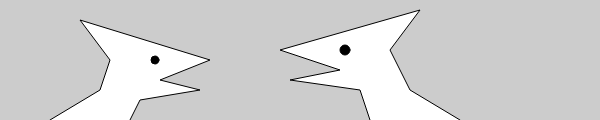
Frame 1 (no input)
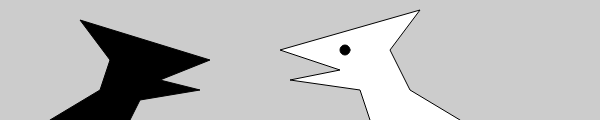
Frame 60 (no input)
Frame 120 (the mouse pressed at the canvas centre since frame 60): identical to frame 60, image omitted

The p5.js sketch that drew these frames (run headless with seeded random() and noise() and a simulated clock; from frame 60 on, the mouse is pressed at the canvas centre):

// p5.js sketch
// ── sketch.js
function setup() {
  createCanvas(600, 120);
}

function draw() {
  background(204);
  
  // Left creature
  beginShape();
  vertex(50, 120);
  vertex(100, 90);
  vertex(110, 60);
  vertex(80, 20);
  vertex(210, 60);
  vertex(160, 80);
  vertex(200, 90);
  vertex(140, 100);
  vertex(130, 120);
  endShape();
  fill(0);
  ellipse(155, 60, 8, 8);

  // Right creature
  fill(255);
  beginShape();
  vertex(370, 120);
  vertex(360, 90);
  vertex(290, 80);
  vertex(340, 70);
  vertex(280, 50);
  vertex(420, 10);
  vertex(390, 50);
  vertex(410, 90);
  vertex(460, 120);
  endShape();
  fill(0);
  ellipse(345, 50, 10, 10);
}
